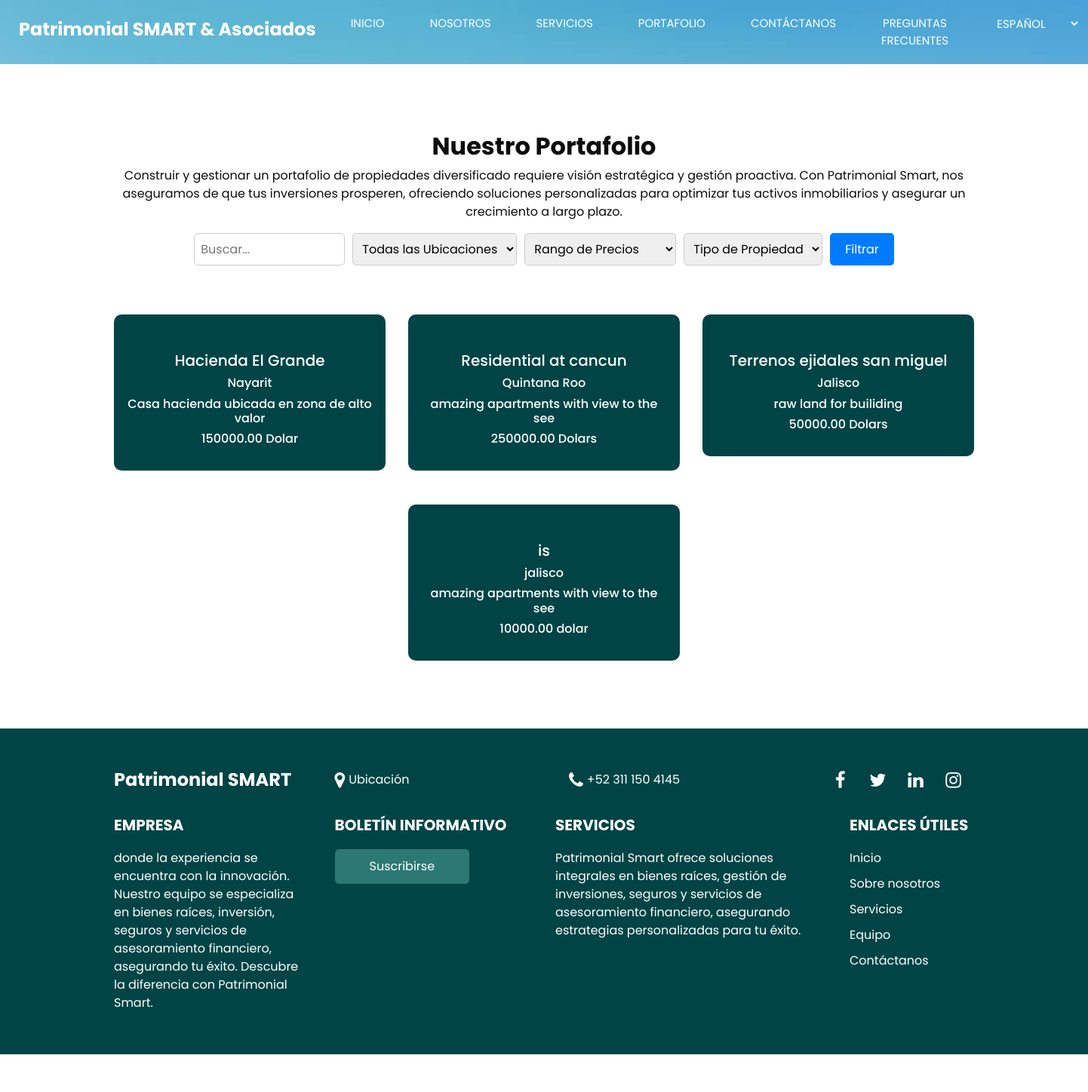
Page /web_site/portfolio_es on the earlier database version.
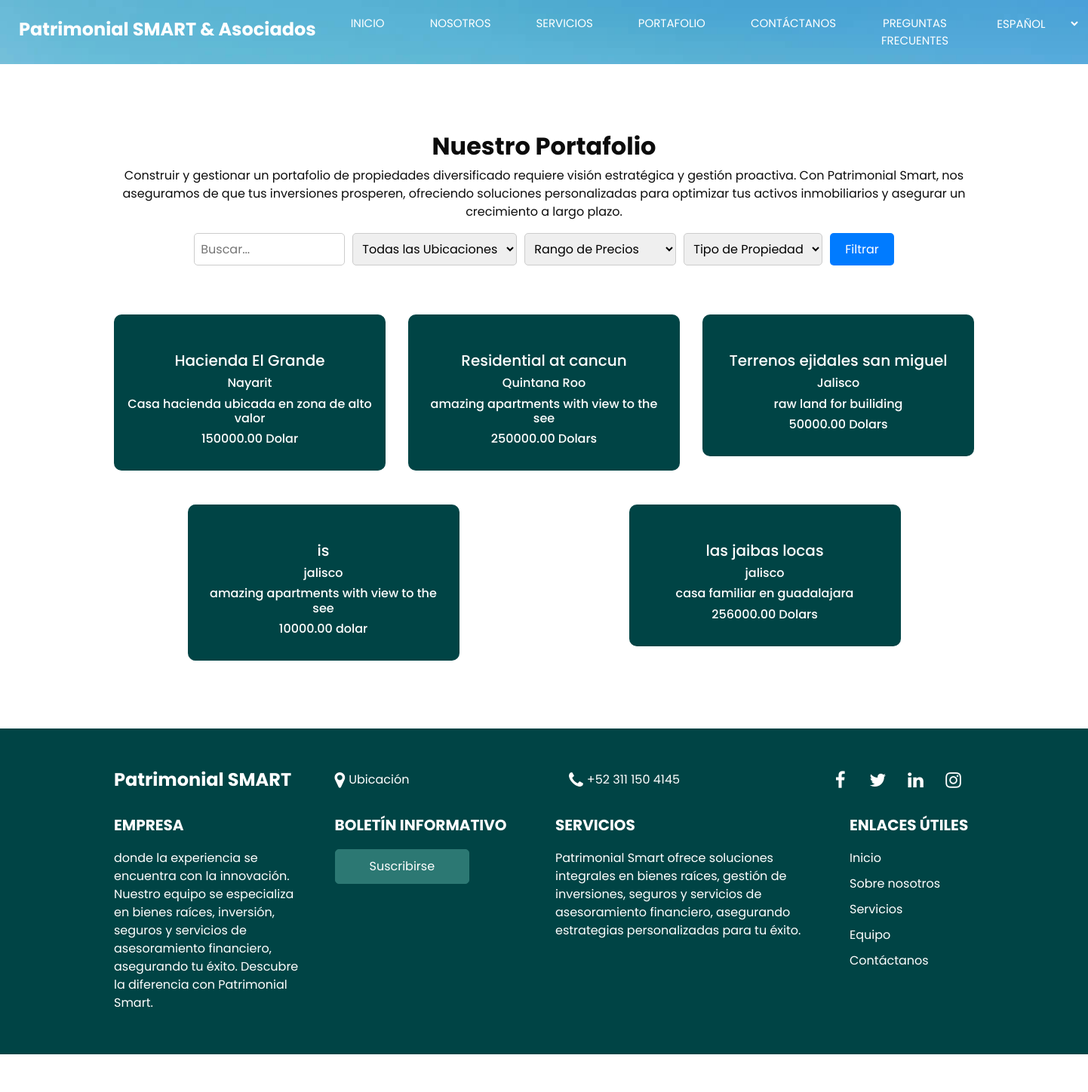
Same page on the later database version.
### web_site/models.py (models this page shows, shortened)
class SmrtProperties(models.Model):
    imb_ID = models.AutoField(primary_key=True)
    imb_Category = models.CharField(max_length=60, null=True)
    imb_Name = models.CharField(max_length=120, null=True)
    imb_MLS = models.FloatField(null=True)
    imb_Type = models.CharField(max_length=50, null=True)
    imb_City = models.CharField(max_length=50, null=True)
    imb_State = models.CharField(max_length=50, null=True)
    imb_Area = models.CharField(max_length=80, null=True)
    imb_Bedrooms = models.SmallIntegerField(null=True)
    imb_Bathrooms = models.SmallIntegerField(null=True)
    imb_Size = models.FloatField(null=True)
    imb_Price = models.DecimalField(max_digits=12, decimal_places=2, null=True)
    imb_Currency = models.CharField(max_length=30, null=True)
    imb_New_Flag = models.BooleanField(null=True)
    imb_Owner = models.CharField(max_length=80, null=True)
    imb_Agent = models.CharField(max_length=80, null=True)
    imb_Prom_Disc = models.BooleanField(null=True)
    imb_Description = models.CharField(max_length=200, null=True)
    imb_Active = models.BooleanField(null=True)

### web_site/views.py (the view)
# urls.py: path("portfolio_es", views.portfolio_es, name="portfolio_es"),
def portfolio_es(request):
   return render(request, "web_site/portfolio_es.html",{
      "props": SmrtProperties.objects.all()
   })

### web_site/templates/web_site/portfolio_es.html (shortened to what this page needs)
{% extends "web_site/layout_es.html" %}
{% block content%}
<div style="background-color: white;">
    <section class="team_section layout_padding">
        <div class="container">
          <div class="heading_container heading_center">
            <h2>
              Nuestro Portafolio
            </h2>
            <p>
              Construir y gestionar un portafolio de propiedades diversificado
               requiere visión estratégica y gestión proactiva. Con Patrimonial Smart,
               nos aseguramos de que tus inversiones prosperen,
               ofreciendo soluciones personalizadas para optimizar tus activos inmobiliarios y asegurar un crecimiento a largo plazo.
            </p>
            <div class="search_bar">
              <input type="text" placeholder="Buscar...">
              <select name="location_filter" id="location_filter">
                <option value="">Todas las Ubicaciones</option>
              </select>
              <select name="price_range_filter" id="price_range_filter">
                <option value="">Rango de Precios</option>
              </select>
              <select name="property_type_filter" id="property_type_filter">
                <option value="">Tipo de Propiedad</option>
              </select>
              <button type="button">Filtrar</button>
            </div>
          </div>
          <div class="row">
            {% for prop in props %}
            <div class="col-md-4 col-sm-6 mx-auto">
                <div class="box">
                  <div class="img-box">
                  </div>
                  <div class="detail-box">
                    <h5>
                      {{ prop.imb_Name }}
                    </h5>
                    <h6 class="">
                      {{ prop.imb_State }}
                    </h6>
                    <h6 class="">
                      {{ prop.imb_Description }}
                    </h6>
                    <h6 class="">
                      {{ prop.imb_Price }}  {{ prop.imb_Currency }}
                    </h6>
                  </div>
                </div>
              </div>
            {% endfor %}
        </div>
      </section>
    </div>
{%endblock%}

Differences in the rows shown:
added SmrtProperties: imb_Name "las jaibas locas", imb_State "jalisco", imb_Description "casa familiar en guadalajara", imb_Price "256000.00", imb_Currency "Dolars"
